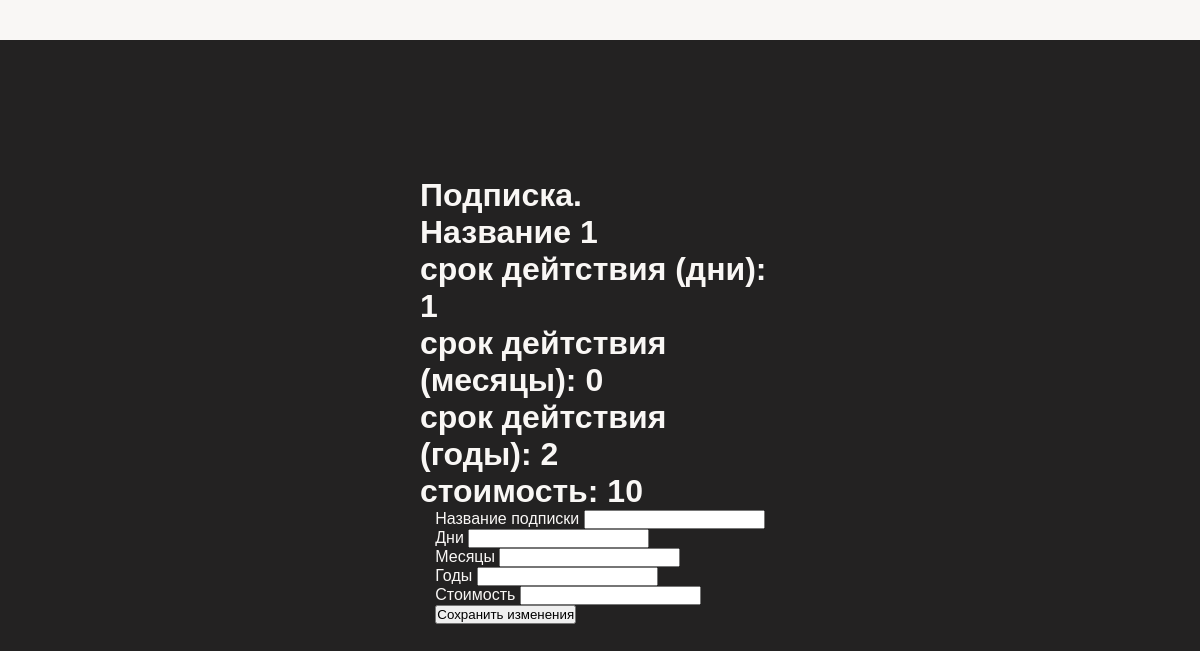
The app's page /sub/settings/subs/sub_1 (signed in) with its own data.
### project1/models.py (models this page shows, shortened)
class Sub(db.Model):
    __tablename__ = 'Sub'
    id = db.Column(db.Integer, primary_key=True)
    title = db.Column(db.String, nullable = False, unique=True)
    duration_days = db.Column(db.Integer, nullable=False)
    duration_months = db.Column(db.Integer, nullable=False)
    duration_years = db.Column(db.Integer, nullable=False)
    cost = db.Column(db.Integer, nullable=False)

### project1/routes/sub.py (the view, shortened to what this page needs)
@sub_bp.route('/settings/subs/sub_<int:sub_id>', methods=["GET", "POST"])
@login_required
def sub_page(sub_id):
    if current_user.get_role() != 'admin':
        abort(403)
    sub = Sub.query.get(sub_id)
    form = UpdateSubForm()
    return render_template('admin/sub_page.html', title="Подписка",
                           sub = sub,
                           form = form)

### project1/forms.py (shortened to what this page needs)
class UpdateSubForm(FlaskForm):
    title = StringField("Название подписки", validators=[DataRequired()])
    duration_days = IntegerField("Дни")
    duration_month = IntegerField("Месяцы")
    duration_year = IntegerField("Годы")
    cost = IntegerField("Стоимость")
    submit = SubmitField("Сохранить изменения")

### project1/models.py (called while the page is built)
@login_manager.user_loader
def load_user(user_id):
    user_type, _, user_id = user_id.partition(":")
    if user_type == "user":
        return User.query.get(int(user_id))
    elif user_type == "admin":
        return Admin.query.get(int(user_id))
    return None

    def get_role(self):
        return self.__class__.__name__.lower()

### project1/templates/admin/sub_page.html (shortened to what this page needs)
{% extends "layout.html"%}
{% block content %}
<h1> <p>Подписка.</p>
    <p>Название {{sub.title}} </p>
    <p> срок дейтствия (дни): {{sub.duration_days}}</p>
    <p> срок дейтствия (месяцы): {{sub.duration_months}}</p>
    <p> срок дейтствия (годы): {{sub.duration_years}}</p>
    <p>стоимость: {{sub.cost}}</p></h1>
<form method="POST">
        <div class="form-group">
            {{ form.title.label }}
            {{form.title}}
        </div>
        <div class="form-group">
            {{ form.duration_days.label }}
            {{ form.duration_days}}
        </div>
        <div class="form-group">
            {{ form.duration_month.label }}
            {{ form.duration_month}}
        </div>
        <div class="form-group">
            {{ form.duration_year.label }}
            {{ form.duration_year}}
        </div>
        <div class="form-group">
            {{ form.cost.label }}
            {{ form.cost}}
        </div>
        {{ form.submit }}
    </form>
{% endblock content %}

### project1/static/user.css (style rules this page uses)
:root { --primary-color: #232222; --text-color: #f9f7f5; --border-color: #232222; --button-bg: #f9f7f5; --button-text: #232222; --shapka-bg: #f9f7f5; }
* { box-sizing: border-box; margin: 0; padding: 0; }
body { font-family: 'Montserrat', sans-serif; background-color: var(--primary-color); color: var(--text-color); min-height: 100vh; display: flex; justify-content: center; align-items: center; }

### records on screen
Sub: title "1", duration_days "1", duration_months "0", duration_years "2", cost "10"
